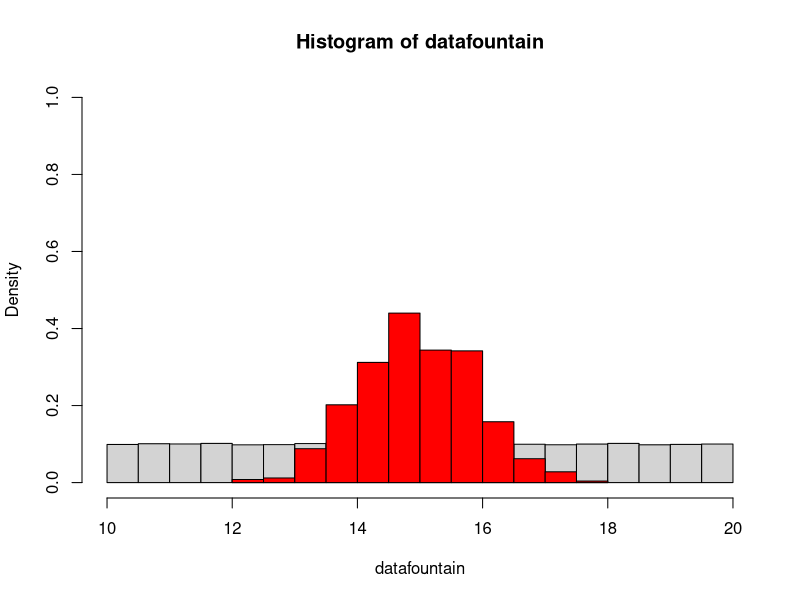
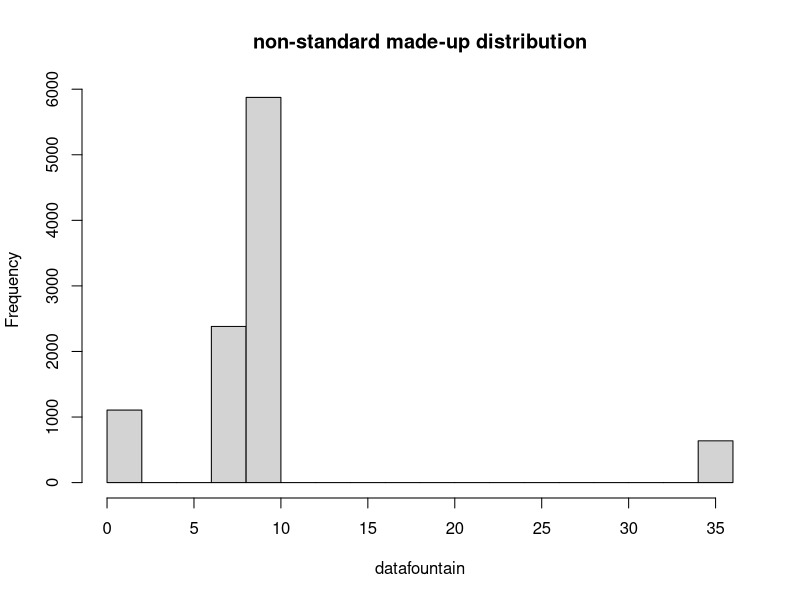
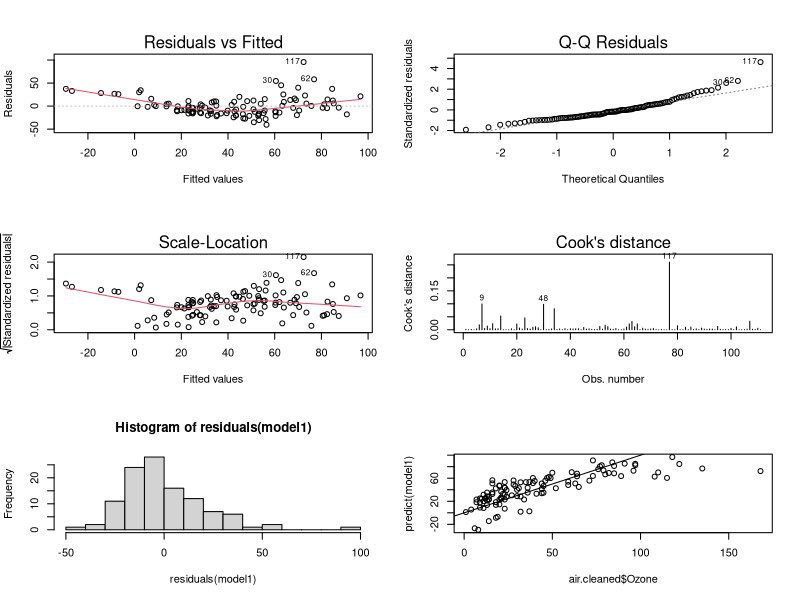
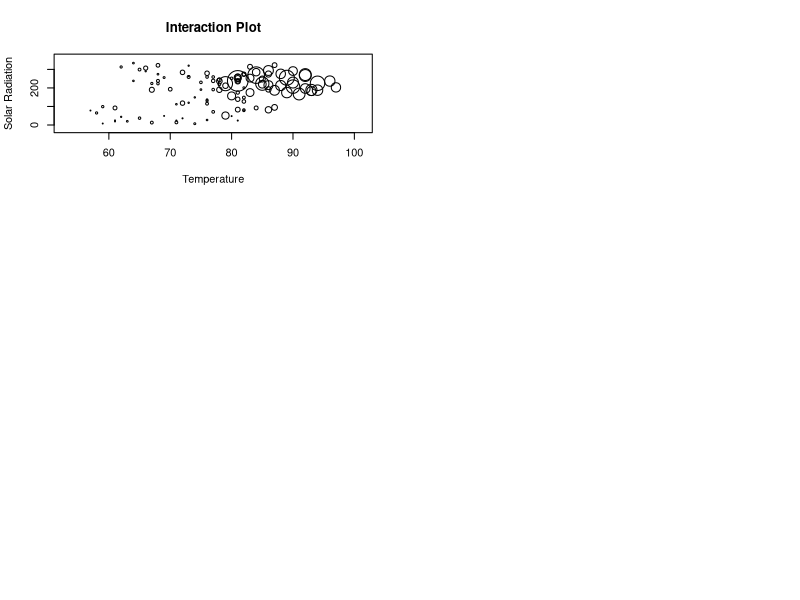
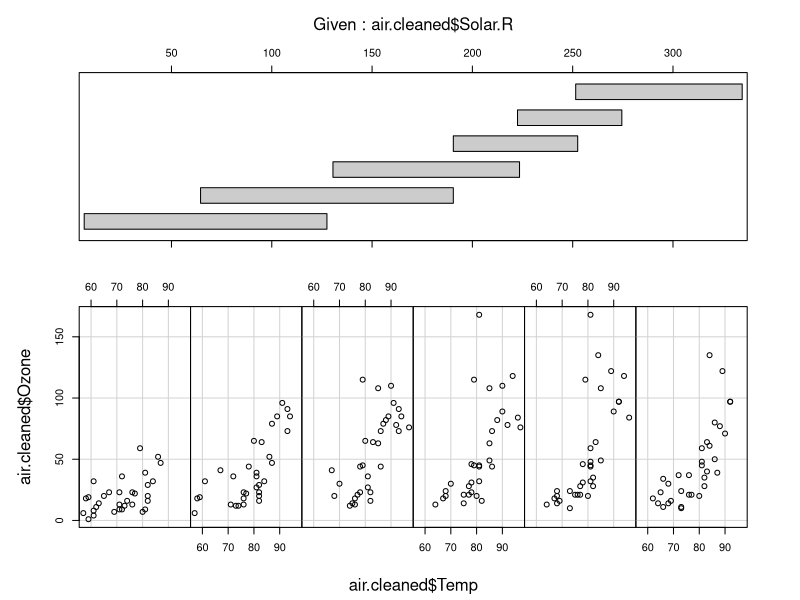
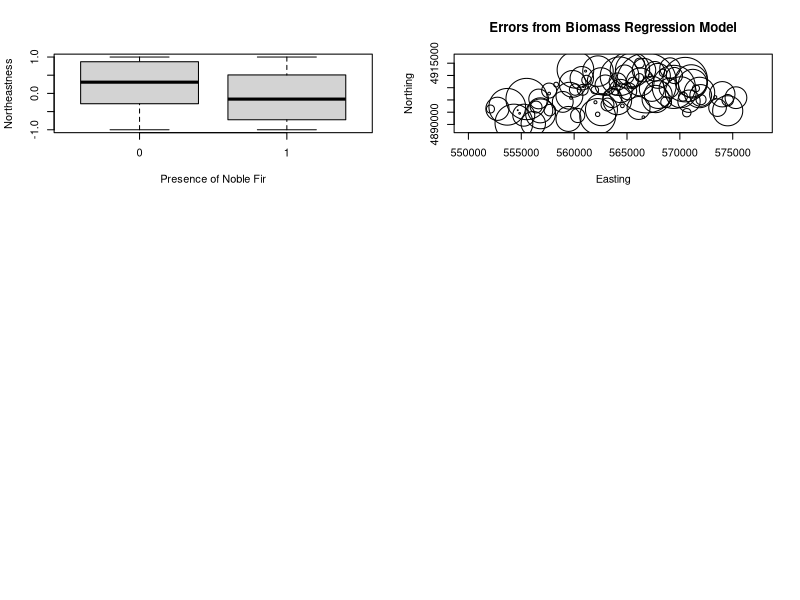

Generate these figures, in order, with R:
## ---- chunk 1
knitr::opts_chunk$set(echo = TRUE, cache = TRUE)
## ---- chunk 2

####################
# CENTRAL LIMIT THEOREM demonstration
####################

lots <- 100000       # number approximating infinity      

N_IND_SAMPLES <- 1000       # number of indepenent random samples to draw from the specified distribution
SAMPLESIZE <- 10          # sample size of each independent random sample


########
#  Define the random number distribution. Here, we will use a "uniform" random number generator with a min of 10 and max of 20.   
TRUEMIN <- 10            
TRUEMAX <- 20      
datafountain <- runif(lots,TRUEMIN,TRUEMAX)      # here we define the full set of possible random numbers to draw random samples from (the population of potential data)

#######
# Draw multiple samples from the pool (population) of possible data.  

samplemean <- numeric(N_IND_SAMPLES)     # set up storage vector
for(i in 1:N_IND_SAMPLES){      # for each replicate (independent random sample)
  sample <- sample(datafountain,SAMPLESIZE)   # draw an independent random sample from the population of interest
  samplemean[i] <- mean(sample)    # compute and record the sample mean
}

hist(datafountain,freq=F,ylim=c(0,1))      # plot out the distribution of sample means
hist(samplemean,freq=F,add=T,col="red")    # overlay the distribution of the underlying data from which we are drawing samples.
## ---- chunk 3
rlocodist <- function(n){
  vals <- c(1,7,10,35)         # possible data values
  probs <- c(1,2,5,0.5)     # relative probability of each data values
  probs <- probs/sum(probs)    
  vals[apply(rmultinom(n,1,probs),2,function(t) which(t==1))]     # sample from this made-up distribution
}

lots=10000
datafountain <- rlocodist(lots)

hist(datafountain, main="non-standard made-up distribution")
## ---- chunk 4

newsum <- function(x=c(1,2,4)){
  sm <- sum(x)
  return(sm)
}

newsum(x=c(5:10))   # specify x manually

newsum()    # use default value!

## ---- chunk 5

air.cleaned <- na.omit(airquality)    # remove rows with missing data

## ---- chunk 6

model1 <- lm(Ozone~Solar.R+Wind+Temp,data=air.cleaned)

## ---- chunk 7

par(mfrow=c(3,2))
plot(model1, which=c(1:4))   # diagnostic plots (NOTE: the plot function returns these plots by default when the input is a linear regression model)


hist(residuals(model1), breaks=10)   # histogram of residuals
plot(predict(model1) ~ air.cleaned$Ozone)     # plot predicted vs observed- should follow 1:1 line. Examine this for model biases.
abline(0,1)

## ---- chunk 8

symbols(air.cleaned$Temp, air.cleaned$Solar.R, circles=air.cleaned$Ozone/100, ylab="Solar Radiation", xlab="Temperature", main="Interaction Plot", inches=FALSE)

       # alternatively...
coplot(air.cleaned$Ozone~air.cleaned$Temp|air.cleaned$Solar.R,rows=1)


## ---- chunk 9
formula2 <- "Ozone ~ Wind + Solar.R * Temp"   # you can name formulas...
## ---- chunk 10

model2 <- lm(formula2,data=air.cleaned)

## ---- chunk 11

NobleFir.df <- read.csv("TreeData.csv")

## ---- chunk 12

boxplot(NobleFir.df$Northeastness~NobleFir.df$ABPR, xlab="Presence of Noble Fir", ylab="Northeastness")   # for example

## ---- chunk 13

Biomass_std.lm <- with(NobleFir.df,     # using the "with()" statement, we don't need to keep referencing the name of the data frame.
  lm(scale(Biomass) ~ scale(elev) + scale(Northeastness) + scale(Slope) + SlopePos + scale(StandAge))
)

## ---- chunk 14

with(NobleFir.df,
  symbols(x,y,circles=abs(residuals(Biomass_std.lm)), inches=0.3, ylab="Northing", xlab="Easting", main="Errors from Biomass Regression Model")
)
